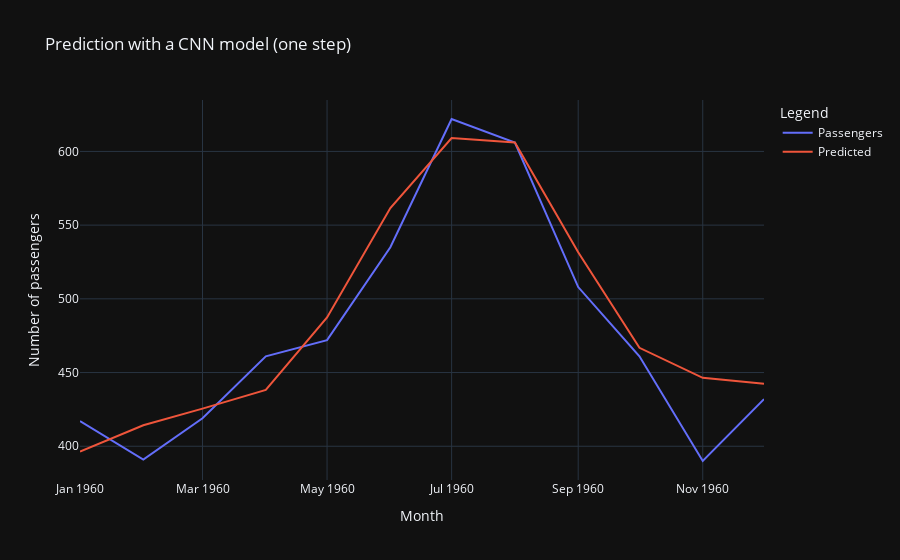

Notebook cell for this chart:
### Code cell
fig = px.line(compared_df, x = compared_df.index, y= ['Passengers', 'Predicted'],
            labels={'value': 'Number of passengers', 'variable': 'Legend'},
            title='Prediction with a CNN model (one step)')
fig.show()

### Figure 1 — Plotly figure (JSON) as saved in the notebook; plotly's stock layout.template omitted (floating-point values rounded to 4 significant figures)
{"data": [{"hovertemplate": "Legend=Passengers<br>Month=%{x}<br>Number of passengers=%{y}<extra></extra>", "legendgroup": "Passengers", "line": {"color": "#636efa", "dash": "solid"}, "marker": {"symbol": "circle"}, "mode": "lines", "name": "Passengers", "orientation": "v", "showlegend": true, "type": "scatter", "x": ["1960-01-01T00:00:00.000000000", "1960-02-01T00:00:00.000000000", "1960-03-01T00:00:00.000000000", "1960-04-01T00:00:00.000000000", "1960-05-01T00:00:00.000000000", "1960-06-01T00:00:00.000000000", "1960-07-01T00:00:00.000000000", "1960-08-01T00:00:00.000000000", "1960-09-01T00:00:00.000000000", "1960-10-01T00:00:00.000000000", "1960-11-01T00:00:00.000000000", "1960-12-01T00:00:00.000000000"], "xaxis": "x", "y": [417.0, 391.0, 419.0, 461.0, 472.0, 535.0, 622.0, 606.0, 508.0, 461.0, 390.0, 432.0], "yaxis": "y"}, {"hovertemplate": "Legend=Predicted<br>Month=%{x}<br>Number of passengers=%{y}<extra></extra>", "legendgroup": "Predicted", "line": {"color": "#EF553B", "dash": "solid"}, "marker": {"symbol": "circle"}, "mode": "lines", "name": "Predicted", "orientation": "v", "showlegend": true, "type": "scatter", "x": ["1960-01-01T00:00:00.000000000", "1960-02-01T00:00:00.000000000", "1960-03-01T00:00:00.000000000", "1960-04-01T00:00:00.000000000", "1960-05-01T00:00:00.000000000", "1960-06-01T00:00:00.000000000", "1960-07-01T00:00:00.000000000", "1960-08-01T00:00:00.000000000", "1960-09-01T00:00:00.000000000", "1960-10-01T00:00:00.000000000", "1960-11-01T00:00:00.000000000", "1960-12-01T00:00:00.000000000"], "xaxis": "x", "y": [396.3, 414.2, 425.6, 438.2, 487.4, 561.6, 609.1, 606.0, 531.6, 466.8, 446.4, 442.4], "yaxis": "y"}], "layout": {"legend": {"title": {"text": "Legend"}, "tracegroupgap": 0}, "title": {"text": "Prediction with a CNN model (one step)"}, "xaxis": {"anchor": "y", "domain": [0, 1], "title": {"text": "Month"}}, "yaxis": {"anchor": "x", "domain": [0, 1], "title": {"text": "Number of passengers"}}}}
